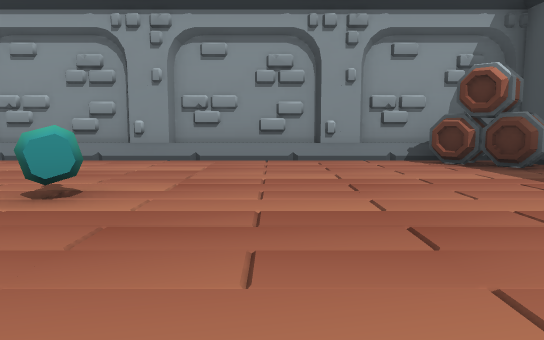
view 1 (above)

24 first-person views from a walk through a Unity game level. The camera is 0.64 m above the floor, tilts 6° down and sees 70° across. The floor is counted in squares, 1 m on a side. Each view is taken from the middle of a square. On the plan, view 1 faces up. The plan holds only what a view shows up to about 11 squares ahead; the rest is blank. The place goes on beyond the plan.

view 2
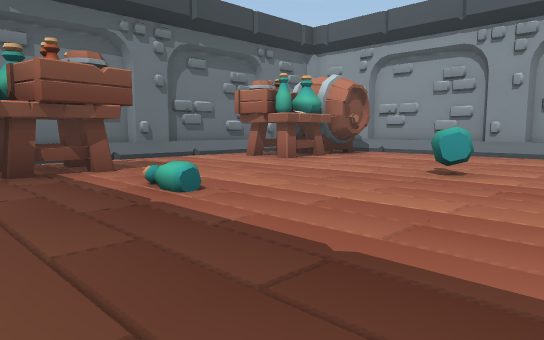

view 3
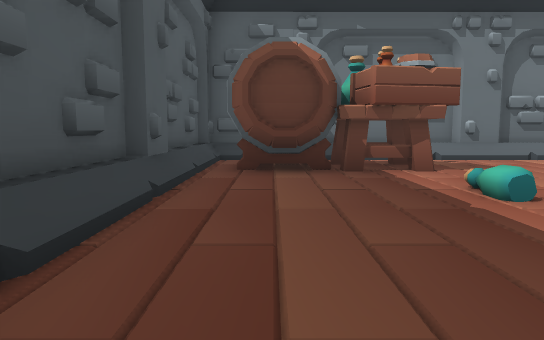

view 4
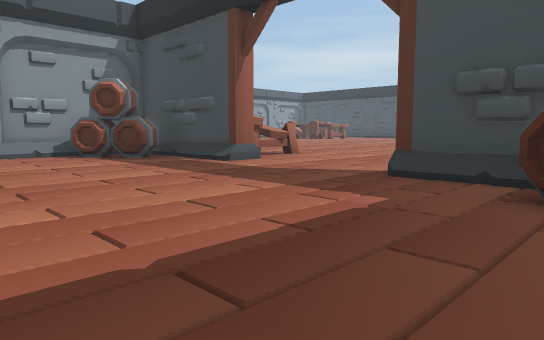

view 5
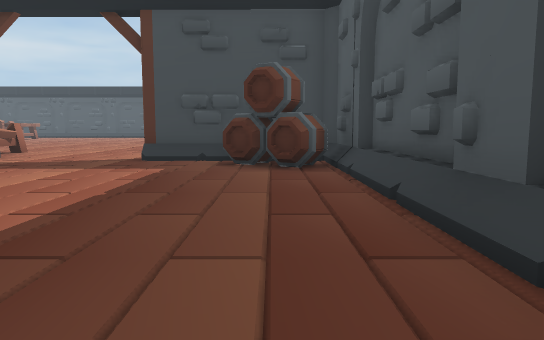

view 6
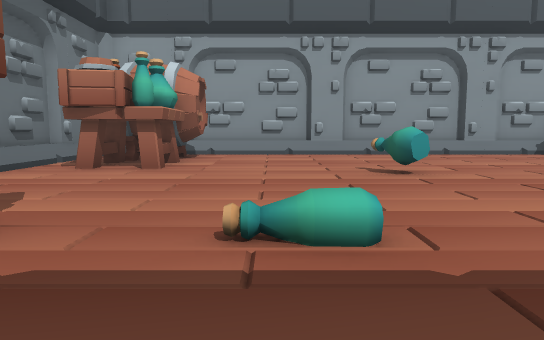

view 7
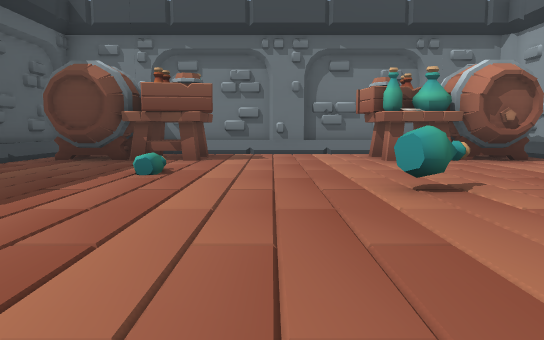

view 8
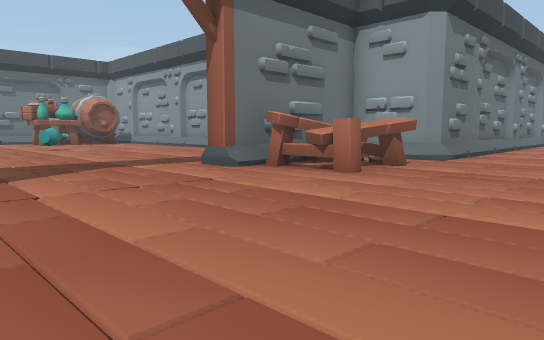

view 9
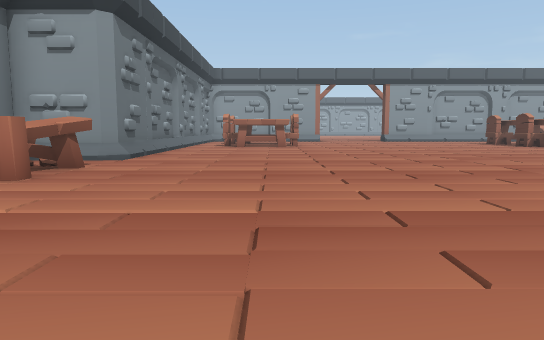

view 10
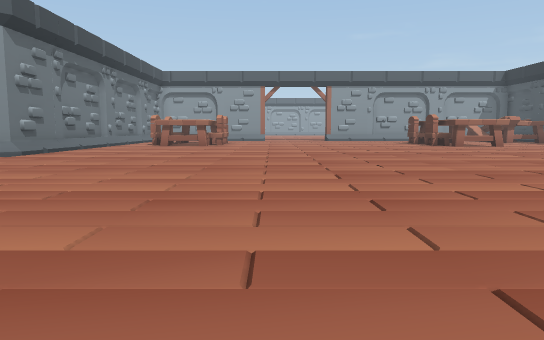

view 11
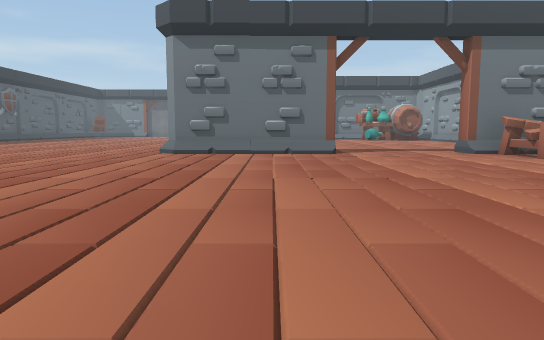

view 12
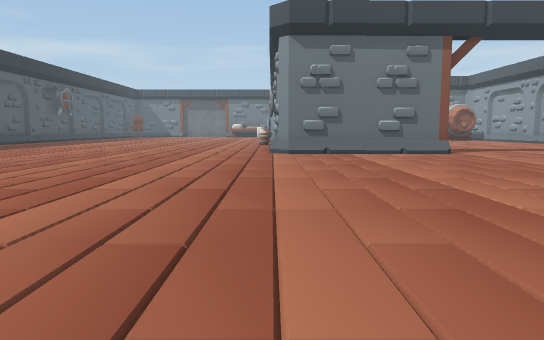

view 13
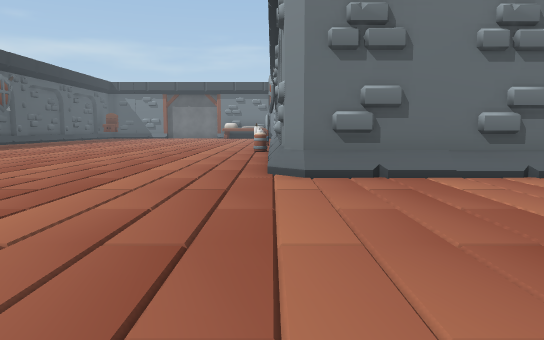

view 14
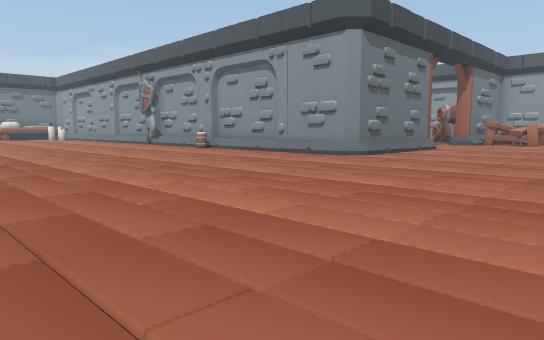

view 15
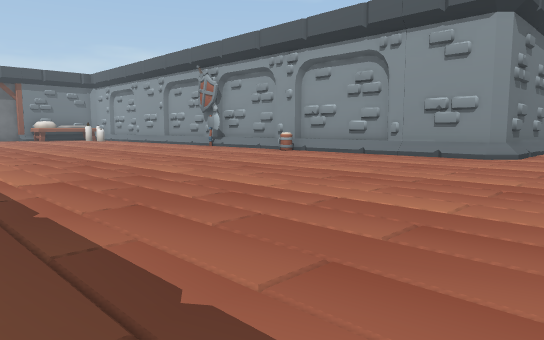

view 16
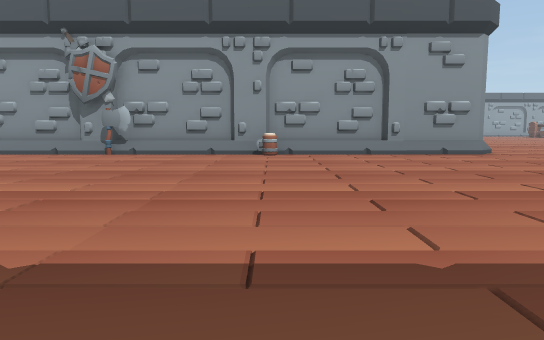

view 17
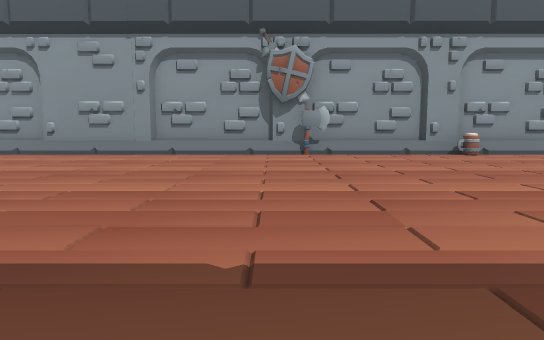

view 18
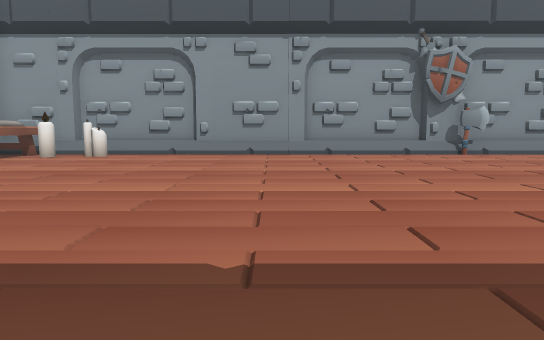

view 19
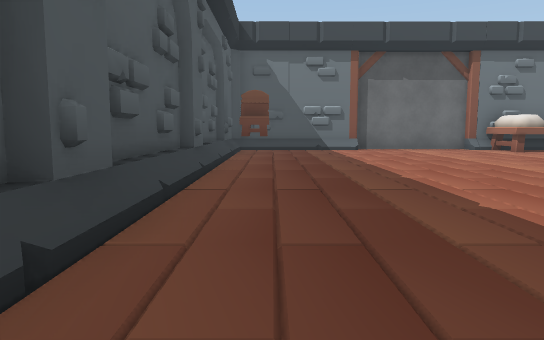

view 20
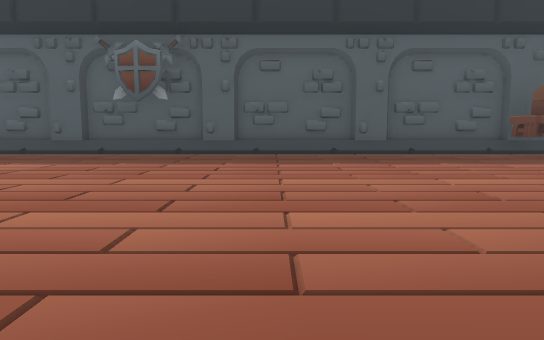

view 21
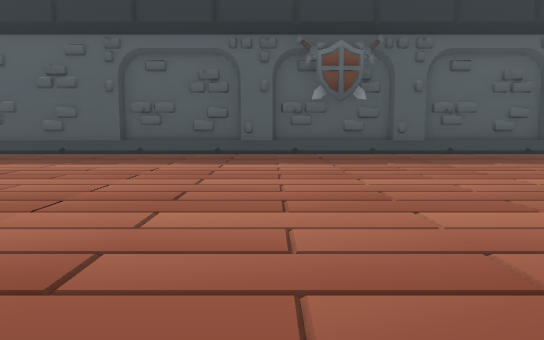

view 22
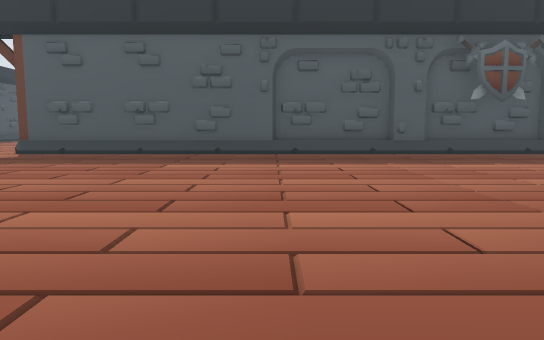

view 23
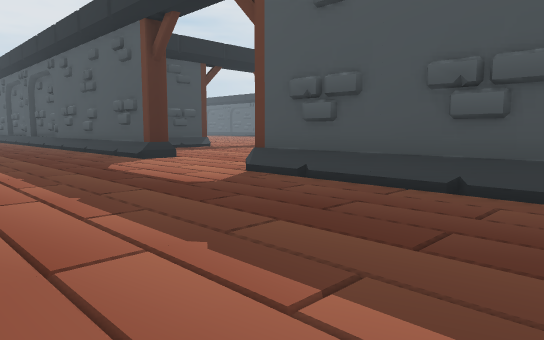

view 24
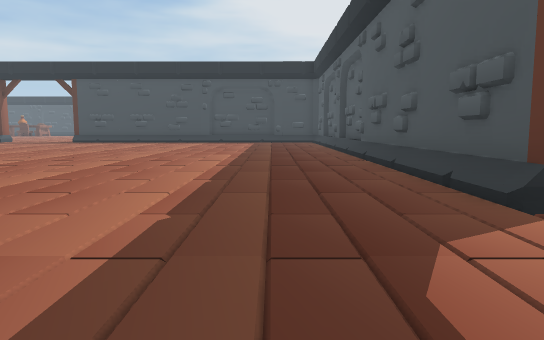

### Floor plan
Key: @ floor where view 1 was taken; # wall or solid block; . main floor; : floor 0.1 m higher than the main floor; / step, stairs or slope; T table; C chair; O other object.
Columns run from 15 left of view 1 to 21 right of it. Each row starts with its distance up from view 1.
 12                       #/.
 11                       #/..........
 10                       #/.............
  9         ###########   #/.............
  8         #/////////#####/............
  7       #/OO........OO#//.............
  6       #/OO..........#TTT...........
  5       #/OO..........#TT...........
  4       #/.....O....................
  3       #/.........................
  2       #/........................
  1       #/........................
  0       #/OO.O...@....#..........
 -1       #/OO.........O#...........
 -2       #/OO.........O#..........
 -3 #######//O##.....####..........
 -4 #////#####/O###O##/##...........
 -5 OOO............................
 -6 O.............................   ..
 -7 O...........................   ....
 -8 ...........................   .....
 -9 ........................... .......
-10 ...................................
-11 ...................................
-12 ...................................
-13 ...................................
-14 .C.................................
-15 :C//##//##//##////#####...#########
-16 ###################    ....
-17                          ...
-18                           ..

Positions as (right, up) in squares from view 1, and headings:
1: (0, 0), facing up
2: (0, -2), facing up-left
3: (0, -2), facing left
4: (0, -2), facing up-right
5: (-3, -2), facing right
6: (-4, -2), facing up
7: (2, 2), facing left
8: (11, 0), facing up-left
9: (11, 0), facing up
10: (14, -1), facing up
11: (16, -1), facing left
12: (16, -4), facing left
13: (11, -4), facing left
14: (11, -12), facing up-left
15: (8, -13), facing up-left
16: (0, -14), facing up
17: (-5, -14), facing up
18: (-9, -14), facing up
19: (-4, -14), facing left
20: (-8, -5), facing down
21: (-3, -5), facing down
22: (1, -5), facing down
23: (3, -11), facing down-right
24: (8, -13), facing right
